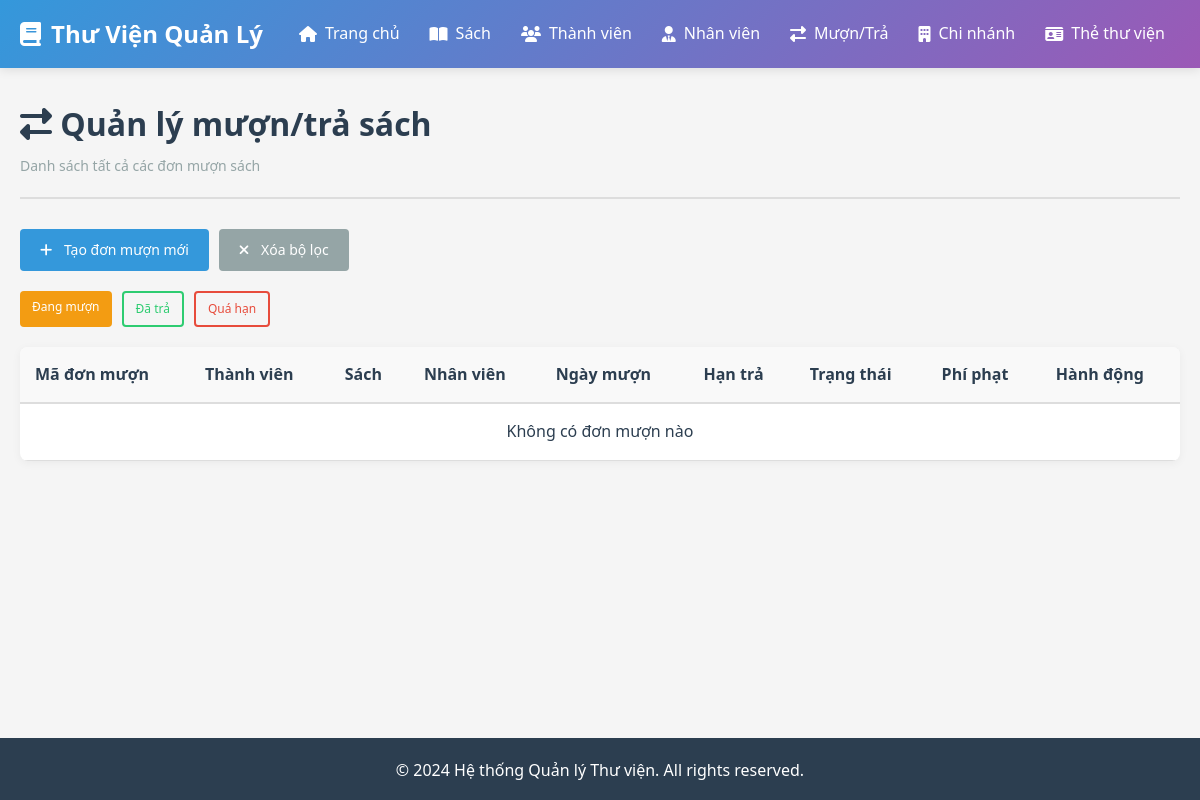
The app's page /don-muon?trang_thai=Đang+mượn, older data.
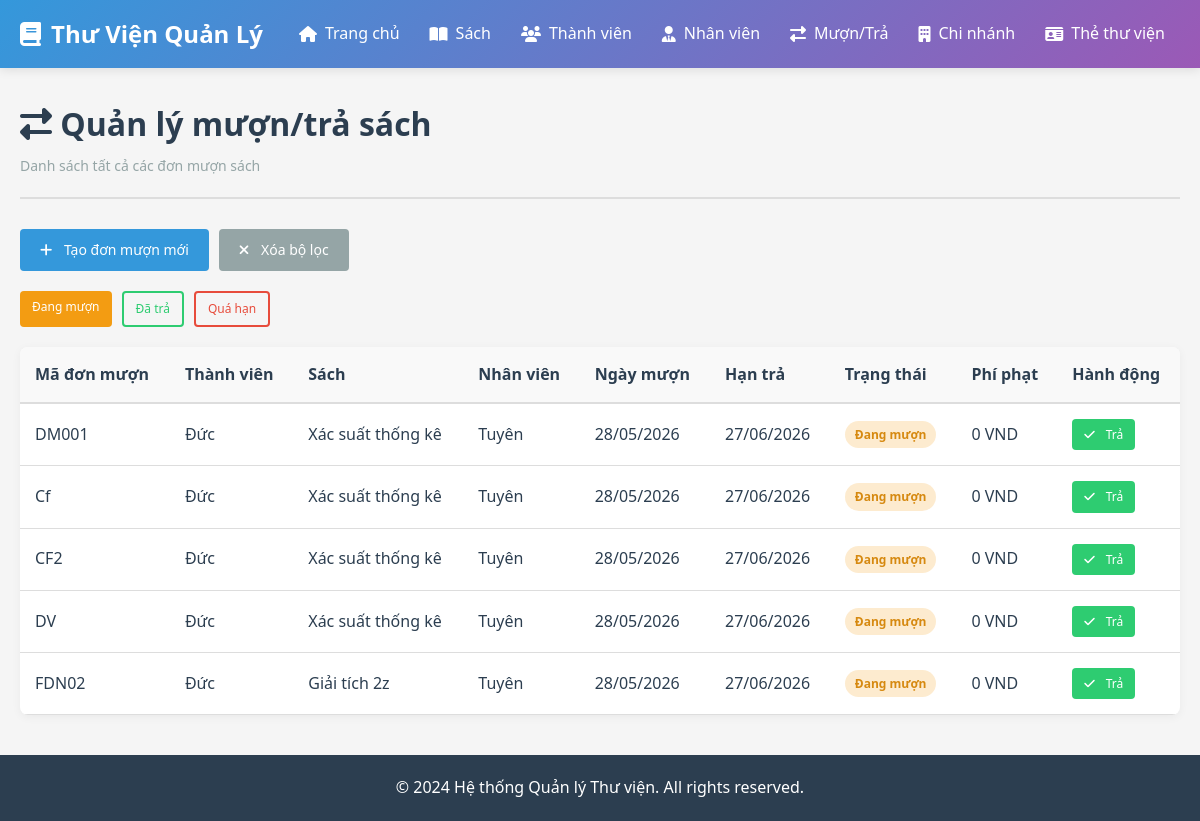
The same page, newer data.
### app/models/__init__.py (models this page shows, shortened)
class DonMuon(db.Model):
    __tablename__ = 'don_muon'
    ma_don_muon = db.Column(db.String(20), primary_key=True)
    ma_thanh_vien = db.Column(db.String(10), db.ForeignKey('thanh_vien.ma_thanh_vien'), nullable=False)
    ma_ban_sao = db.Column(db.String(20), db.ForeignKey('ban_sao.ma_ban_sao'), nullable=False)
    ma_nv = db.Column(db.String(10), db.ForeignKey('nhan_vien.ma_nv'), nullable=False)
    ngay_muon = db.Column(db.Date, default=datetime.now, nullable=False)
    han_tra = db.Column(db.Date, nullable=False)
    ngay_tra_thuc_te = db.Column(db.Date)
    phu_phat = db.Column(db.Float, default=0)
    trang_thai = db.Column(db.String(50), default='Đang mượn')  # Đang mượn, Đã trả, Quá hạn

class ThanhVien(db.Model):
    __tablename__ = 'thanh_vien'
    ma_thanh_vien = db.Column(db.String(10), primary_key=True)
    ho_ten = db.Column(db.String(150), nullable=False)
    sdt = db.Column(db.String(15))
    email = db.Column(db.String(100))
    ngay_dang_ky = db.Column(db.Date, default=datetime.now)
    ghi_chu = db.Column(db.Text)
    is_blacklisted = db.Column(db.Boolean, default=False)
    blacklist_note = db.Column(db.String(255))
    the_thu_vien = db.relationship('TheThuVien', backref='thanh_vien', lazy=True, cascade='all, delete-orphan', uselist=False)
    don_muon = db.relationship('DonMuon', backref='thanh_vien', lazy=True, cascade='all, delete-orphan')

class Sach(db.Model):
    __tablename__ = 'sach'
    ma_sach = db.Column(db.String(10), primary_key=True)
    ten_sach = db.Column(db.String(200), nullable=False)
    tac_gia = db.Column(db.String(150))
    nam_xb = db.Column(db.Integer)
    nha_xb = db.Column(db.String(150))
    so_luong = db.Column(db.Integer, default=0)
    ma_tl = db.Column(db.String(10), db.ForeignKey('thai_loai.ma_tl'), nullable=False)
    ma_ncc = db.Column(db.String(10), db.ForeignKey('nha_cung_cap.ma_ncc'))
    ban_sao = db.relationship('BanSao', backref='sach', lazy=True, cascade='all, delete-orphan')

class NhanVien(db.Model):
    __tablename__ = 'nhan_vien'
    ma_nv = db.Column(db.String(10), primary_key=True)
    ho_ten = db.Column(db.String(150), nullable=False)
    dia_chi = db.Column(db.String(255))
    sdt = db.Column(db.String(15))
    email = db.Column(db.String(100))
    ma_chi_nhanh = db.Column(db.String(10), db.ForeignKey('chi_nhanh.ma_chi_nhanh'), nullable=False)
    ngay_vao = db.Column(db.Date, default=datetime.now)
    ca_lam = db.relationship('CaLam', backref='nhan_vien', lazy=True, cascade='all, delete-orphan')
    don_muon = db.relationship('DonMuon', foreign_keys='DonMuon.ma_nv', backref='nhan_vien', lazy=True)

### app/routes/__init__.py (the view)
@bp.route('/don-muon')
def danh_sach_don_muon():
    page = request.args.get('page', 1, type=int)
    trang_thai = request.args.get('trang_thai', None)
    query = db.select(DonMuon)
    if trang_thai:
        query = query.where(DonMuon.trang_thai == trang_thai)
    don_muon = db.paginate(query, page=page, per_page=10)
    return render_template('don_muon/danh_sach.html', don_muon=don_muon, trang_thai=trang_thai)

### app/templates/don_muon/danh_sach.html (shortened to what this page needs)
{% extends "base.html" %}
{% block content %}
<div class="page-header">
    <h1><i class="fas fa-exchange-alt"></i> Quản lý mượn/trả sách</h1>
    <p>Danh sách tất cả các đơn mượn sách</p>
</div>
<div class="toolbar">
    <a href="{{ url_for('main.them_don_muon') }}" class="btn btn-primary">
        <i class="fas fa-plus"></i> Tạo đơn mượn mới
    </a>
    {% if trang_thai %}
    <a href="{{ url_for('main.danh_sach_don_muon') }}" class="btn btn-secondary">
        <i class="fas fa-times"></i> Xóa bộ lọc
    </a>
    {% endif %}
</div>
<div class="filter-bar">
    <a href="{{ url_for('main.danh_sach_don_muon', trang_thai='Đang mượn') }}" class="btn btn-sm {% if trang_thai == 'Đang mượn' %}btn-warning{% else %}btn-outline-warning{% endif %}">
        Đang mượn
    </a>
    <a href="{{ url_for('main.danh_sach_don_muon', trang_thai='Đã trả') }}" class="btn btn-sm {% if trang_thai == 'Đã trả' %}btn-success{% else %}btn-outline-success{% endif %}">
        Đã trả
    </a>
    <a href="{{ url_for('main.danh_sach_don_muon', trang_thai='Quá hạn') }}" class="btn btn-sm {% if trang_thai == 'Quá hạn' %}btn-danger{% else %}btn-outline-danger{% endif %}">
        Quá hạn
    </a>
</div>
<div class="table-responsive">
    <table class="table">
        <thead>
            <tr>
                <th>Mã đơn mượn</th>
                <th>Thành viên</th>
                <th>Sách</th>
                <th>Nhân viên</th>
                <th>Ngày mượn</th>
                <th>Hạn trả</th>
                <th>Trạng thái</th>
                <th>Phí phạt</th>
                <th>Hành động</th>
            </tr>
        </thead>
        <tbody>
            {% for dm in don_muon.items %}
            <tr>
                <td>{{ dm.ma_don_muon }}</td>
                <td>{{ dm.thanh_vien.ho_ten if dm.thanh_vien else 'N/A' }}</td>
                <td>{{ dm.ban_sao.sach.ten_sach if dm.ban_sao else 'N/A' }}</td>
                <td>{{ dm.nhan_vien.ho_ten if dm.nhan_vien else 'N/A' }}</td>
                <td>{{ dm.ngay_muon.strftime('%d/%m/%Y') }}</td>
                <td>{{ dm.han_tra.strftime('%d/%m/%Y') }}</td>
                <td>
                    {% if dm.trang_thai == 'Đang mượn' %}
                        <span class="badge badge-warning">Đang mượn</span>
                    {% elif dm.trang_thai == 'Đã trả' %}
                        <span class="badge badge-success">Đã trả</span>
                    {% else %}
                        <span class="badge badge-danger">Quá hạn</span>
                    {% endif %}
                </td>
                <td>
                    {% if dm.phu_phat > 0 %}
                        <span class="badge badge-danger">{{ dm.phu_phat|int }} VND</span>
                    {% else %}
                        0 VND
                    {% endif %}
                </td>
                <td>
                    {% if dm.trang_thai == 'Đang mượn' or dm.trang_thai == 'Quá hạn' %}
                        <a href="{{ url_for('main.tra_sach', ma_don_muon=dm.ma_don_muon) }}" class="btn btn-sm btn-success">
                            <i class="fas fa-check"></i> Trả
                        </a>
                    {% else %}
                        <span class="text-muted">-</span>
                    {% endif %}
                </td>
            </tr>
            {% else %}
            <tr>
                <td colspan="9" class="text-center">Không có đơn mượn nào</td>
            </tr>
            {% endfor %}
        </tbody>
    </table>
</div>
{% endblock %}

Row changes from the older to the newer data that the page shows:
now on this page (row edited): DonMuon: ma_don_muon "DM001", thanh_vien "Đức", ban_sao.sach "Xác suất thống kê", nhan_vien "Tuyên", ngay_muon "28/05/2026", han_tra "27/06/2026", trang_thai "Đang mượn", phu_phat "0 VND"
added DonMuon: ma_don_muon "Cf", thanh_vien "Đức", ban_sao.sach "Xác suất thống kê", nhan_vien "Tuyên", ngay_muon "28/05/2026", han_tra "27/06/2026", trang_thai "Đang mượn", phu_phat "0 VND"
added DonMuon: ma_don_muon "CF2", thanh_vien "Đức", ban_sao.sach "Xác suất thống kê", nhan_vien "Tuyên", ngay_muon "28/05/2026", han_tra "27/06/2026", trang_thai "Đang mượn", phu_phat "0 VND"
added DonMuon: ma_don_muon "DV", thanh_vien "Đức", ban_sao.sach "Xác suất thống kê", nhan_vien "Tuyên", ngay_muon "28/05/2026", han_tra "27/06/2026", trang_thai "Đang mượn", phu_phat "0 VND"
added DonMuon: ma_don_muon "FDN02", thanh_vien "Đức", ban_sao.sach "Giải tích 2z", nhan_vien "Tuyên", ngay_muon "28/05/2026", han_tra "27/06/2026", trang_thai "Đang mượn", phu_phat "0 VND"
Text that changed along with them:
text no longer shown: "Không có đơn mượn nào"
